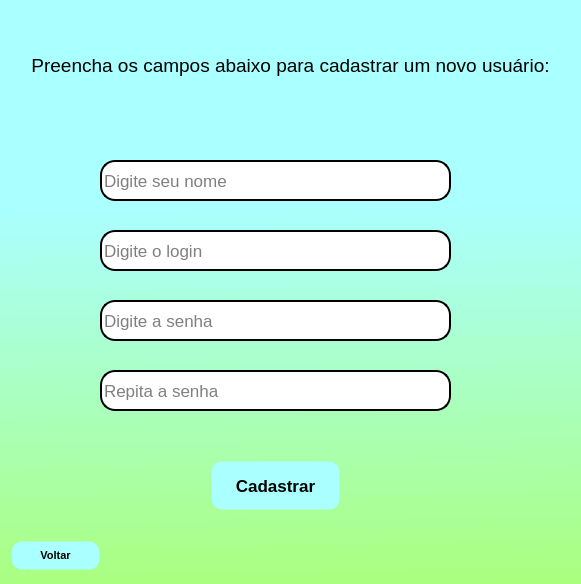
<?xml version="1.0" encoding="UTF-8"?>
<ui version="4.0">
 <class>MainWindow</class>
 <widget class="QMainWindow" name="MainWindow">
  <property name="geometry">
   <rect>
    <x>0</x>
    <y>0</y>
    <width>581</width>
    <height>584</height>
   </rect>
  </property>
  <property name="windowTitle">
   <string>MainWindow</string>
  </property>
  <property name="styleSheet">
   <string notr="true">background-color: qlineargradient(spread:pad, x1:0.483, y1:0.0113636, x2:0.494318, y2:1, stop:0.346591 rgba(170, 255, 255, 255), stop:1 rgba(170, 255, 127, 255));</string>
  </property>
  <widget class="QWidget" name="centralwidget">
   <widget class="QLabel" name="label">
    <property name="geometry">
     <rect>
      <x>30</x>
      <y>40</y>
      <width>521</width>
      <height>51</height>
     </rect>
    </property>
    <property name="font">
     <font>
      <pointsize>14</pointsize>
     </font>
    </property>
    <property name="styleSheet">
     <string notr="true">background-color: rgb(170, 255, 255);</string>
    </property>
    <property name="text">
     <string>Preencha os campos abaixo para cadastrar um novo usuário:</string>
    </property>
    <property name="alignment">
     <set>Qt::AlignCenter</set>
    </property>
   </widget>
   <widget class="QLineEdit" name="lineEdit">
    <property name="geometry">
     <rect>
      <x>100</x>
      <y>160</y>
      <width>351</width>
      <height>41</height>
     </rect>
    </property>
    <property name="font">
     <font>
      <pointsize>13</pointsize>
     </font>
    </property>
    <property name="styleSheet">
     <string notr="true">background-color:rgb(255,255,255);
border-radius:15px;
border-style:outset;
border-width:1.5px;</string>
    </property>
    <property name="inputMethodHints">
     <set>Qt::ImhHiddenText</set>
    </property>
    <property name="text">
     <string/>
    </property>
    <property name="placeholderText">
     <string>Digite seu nome </string>
    </property>
    <property name="clearButtonEnabled">
     <bool>false</bool>
    </property>
   </widget>
   <widget class="QLineEdit" name="lineEdit_2">
    <property name="geometry">
     <rect>
      <x>100</x>
      <y>230</y>
      <width>351</width>
      <height>41</height>
     </rect>
    </property>
    <property name="font">
     <font>
      <pointsize>13</pointsize>
     </font>
    </property>
    <property name="styleSheet">
     <string notr="true">background-color:rgb(255,255,255);
border-radius:15px;
border-style:outset;
border-width:2px;</string>
    </property>
    <property name="text">
     <string/>
    </property>
    <property name="placeholderText">
     <string>Digite o login</string>
    </property>
   </widget>
   <widget class="QLineEdit" name="lineEdit_3">
    <property name="geometry">
     <rect>
      <x>100</x>
      <y>300</y>
      <width>351</width>
      <height>41</height>
     </rect>
    </property>
    <property name="font">
     <font>
      <pointsize>13</pointsize>
     </font>
    </property>
    <property name="styleSheet">
     <string notr="true">background-color:rgb(255,255,255);
border-radius:15px;
border-style:outset;
border-width:2px;</string>
    </property>
    <property name="text">
     <string/>
    </property>
    <property name="echoMode">
     <enum>QLineEdit::Password</enum>
    </property>
    <property name="placeholderText">
     <string>Digite a senha</string>
    </property>
   </widget>
   <widget class="QLineEdit" name="lineEdit_4">
    <property name="geometry">
     <rect>
      <x>100</x>
      <y>370</y>
      <width>351</width>
      <height>41</height>
     </rect>
    </property>
    <property name="font">
     <font>
      <pointsize>13</pointsize>
     </font>
    </property>
    <property name="styleSheet">
     <string notr="true">background-color:rgb(255,255,255);
border-radius:15px;
border-style:outset;
border-width:2px;</string>
    </property>
    <property name="text">
     <string/>
    </property>
    <property name="echoMode">
     <enum>QLineEdit::Password</enum>
    </property>
    <property name="placeholderText">
     <string>Repita a senha</string>
    </property>
   </widget>
   <widget class="QPushButton" name="pushButton">
    <property name="geometry">
     <rect>
      <x>210</x>
      <y>460</y>
      <width>131</width>
      <height>51</height>
     </rect>
    </property>
    <property name="font">
     <font>
      <pointsize>13</pointsize>
      <weight>75</weight>
      <bold>true</bold>
     </font>
    </property>
    <property name="styleSheet">
     <string notr="true">background-color: rgb(170, 255, 255);
border-radius: 12px;
border-style: outsed;
border-width: 3px;</string>
    </property>
    <property name="text">
     <string>Cadastrar</string>
    </property>
   </widget>
   <widget class="QPushButton" name="pushButton_2">
    <property name="geometry">
     <rect>
      <x>10</x>
      <y>540</y>
      <width>91</width>
      <height>31</height>
     </rect>
    </property>
    <property name="font">
     <font>
      <pointsize>8</pointsize>
      <weight>75</weight>
      <bold>true</bold>
     </font>
    </property>
    <property name="styleSheet">
     <string notr="true">background-color: rgb(170, 255, 255);
border-radius: 12px;
border-style: outsed;
border-width: 3px;</string>
    </property>
    <property name="text">
     <string>Voltar</string>
    </property>
   </widget>
  </widget>
 </widget>
 <resources/>
 <connections/>
</ui>
